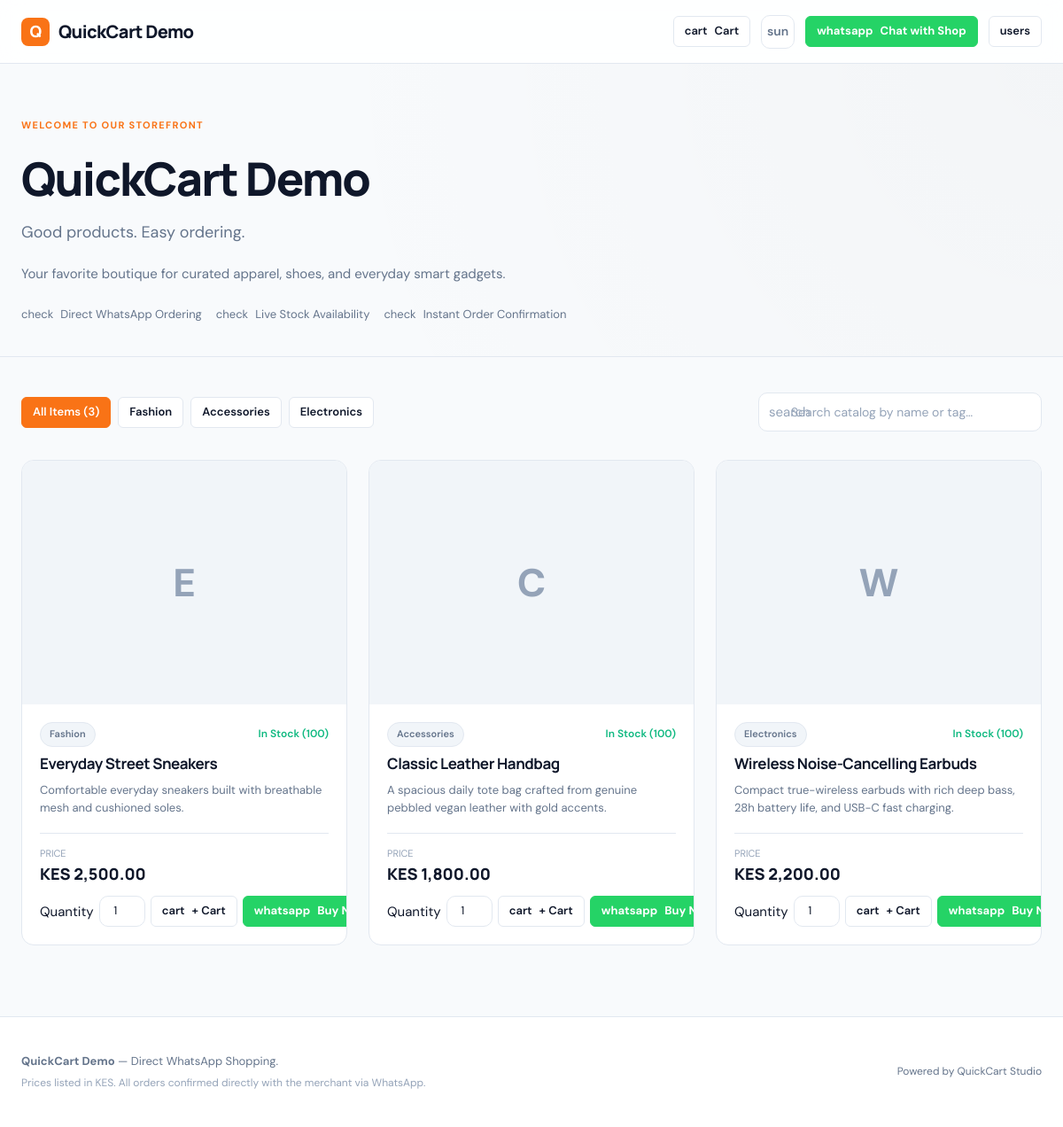
Page /storefront.php on the committed database.
### tables this page shows
CREATE TABLE IF NOT EXISTS shops (
  id INT UNSIGNED AUTO_INCREMENT PRIMARY KEY,
  name VARCHAR(120) NOT NULL,
  slug VARCHAR(120) NOT NULL UNIQUE,
  tagline VARCHAR(255) DEFAULT NULL,
  description TEXT DEFAULT NULL,
  logo_path VARCHAR(255) DEFAULT NULL,
  published TINYINT(1) NOT NULL DEFAULT 1,
  whatsapp_number VARCHAR(30) NOT NULL,
  currency VARCHAR(8) NOT NULL DEFAULT 'KES',
  accent_color CHAR(7) NOT NULL DEFAULT '#f97316',
  contact_email VARCHAR(190) DEFAULT NULL,
  contact_phone VARCHAR(40) DEFAULT NULL,
  address TEXT DEFAULT NULL,
  paystack_enabled TINYINT(1) NOT NULL DEFAULT 0,
  paystack_secret_key VARCHAR(255) DEFAULT NULL,
  paystack_public_key VARCHAR(255) DEFAULT NULL,
  google_sheets_webhook_url VARCHAR(255) DEFAULT NULL,
  webhook_secret VARCHAR(64) DEFAULT NULL,
  created_at TIMESTAMP DEFAULT CURRENT_TIMESTAMP
);

CREATE TABLE IF NOT EXISTS categories (
  id INT UNSIGNED AUTO_INCREMENT PRIMARY KEY,
  shop_id INT UNSIGNED NOT NULL,
  name VARCHAR(100) NOT NULL,
  slug VARCHAR(100) NOT NULL,
  description TEXT NULL,
  sort_order INT NOT NULL DEFAULT 0,
  created_at TIMESTAMP DEFAULT CURRENT_TIMESTAMP,
  UNIQUE KEY uq_shop_category_slug (shop_id, slug),
  INDEX idx_category_shop (shop_id),
  CONSTRAINT fk_category_shop FOREIGN KEY (shop_id) REFERENCES shops(id) ON DELETE CASCADE
);

CREATE TABLE IF NOT EXISTS products (
  id INT UNSIGNED AUTO_INCREMENT PRIMARY KEY,
  shop_id INT UNSIGNED NOT NULL,
  category_id INT UNSIGNED NULL,
  name VARCHAR(160) NOT NULL,
  description TEXT,
  price DECIMAL(10,2) NOT NULL DEFAULT 0.00,
  compare_at_price DECIMAL(10,2) NULL,
  category VARCHAR(100) DEFAULT 'General',
  image_path VARCHAR(255) DEFAULT NULL,
  stock INT UNSIGNED NOT NULL DEFAULT 0,
  active TINYINT(1) NOT NULL DEFAULT 1,
  created_at TIMESTAMP DEFAULT CURRENT_TIMESTAMP,
  INDEX idx_products_shop_active (shop_id, active),
  INDEX idx_products_category (category_id),
  CONSTRAINT fk_product_shop FOREIGN KEY (shop_id) REFERENCES shops(id) ON DELETE CASCADE,
  CONSTRAINT fk_product_category FOREIGN KEY (category_id) REFERENCES categories(id) ON DELETE SET NULL
);

### includes/config.php (called while the page is built, shortened)
<?php
function db(): PDO {
    static $pdo = null;
    if ($pdo instanceof PDO) {
        return $pdo;
    }
    $dsn = 'mysql:host=' . DB_HOST . ';port=' . DB_PORT . ';dbname=' . DB_NAME . ';charset=utf8mb4';
    $pdo = new PDO($dsn, DB_USER, DB_PASS, [
        PDO::ATTR_ERRMODE            => PDO::ERRMODE_EXCEPTION,
        PDO::ATTR_DEFAULT_FETCH_MODE => PDO::FETCH_ASSOC,
        PDO::ATTR_EMULATE_PREPARES   => false,
    ]);
    return $pdo;
}
function e(?string $value): string {
    return htmlspecialchars($value ?? '', ENT_QUOTES | ENT_SUBSTITUTE, 'UTF-8');
}
function base_url(string $path = ''): string {
    $protocol = (!empty($_SERVER['HTTPS']) && $_SERVER['HTTPS'] !== 'off' || ($_SERVER['SERVER_PORT'] ?? 80) == 443) ? "https://" : "http://";
    $host = $_SERVER['HTTP_HOST'] ?? 'localhost';
    $script = $_SERVER['SCRIPT_NAME'] ?? '';
    $base = rtrim(str_replace('\\', '/', dirname($script)), '/');
    $base = rtrim($base, '/');
    return $protocol . $host . ($base ? $base : '') . '/' . ltrim($path, '/');
}
function format_currency(float $amount, string $currency = 'KES'): string {
    return $currency . ' ' . number_format($amount, 2);
}
function current_shop(): ?array {
    $slug = trim(preg_replace('/[^a-z0-9-]/', '', strtolower($_GET['shop'] ?? 'demo')));
    $stmt = db()->prepare('SELECT * FROM shops WHERE slug = ? LIMIT 1');
    $stmt->execute([$slug]);
    $row = $stmt->fetch();
    if ($row) {
        $shop = $row;
        return $shop;
    }
    return null;
}
function is_logged_in(): bool {
    return !empty($_SESSION['admin_id']);
}

### storefront.php (the view, shortened to what this page needs)
<?php
require_once __DIR__ . '/includes/config.php';
require_once __DIR__ . '/includes/icons.php';
$shop = current_shop();
$isAdminViewing = is_logged_in() && (is_platform_owner() || admin_shop_id() === (int)$shop['id']);
$catStmt = db()->prepare('SELECT * FROM categories WHERE shop_id = ? ORDER BY sort_order ASC, name ASC');
$catStmt->execute([(int)$shop['id']]);
$categories = $catStmt->fetchAll();
$prodStmt = db()->prepare('SELECT * FROM products WHERE shop_id = ? AND active = 1 AND stock > 0 ORDER BY created_at DESC');
$prodStmt->execute([(int)$shop['id']]);
$products = $prodStmt->fetchAll();
$currency = !empty($shop['currency']) ? $shop['currency'] : 'KES';
$whatsapp = preg_replace('/\D+/', '', (string)$shop['whatsapp_number']);
?>
<!doctype html>
<html lang="en" data-theme="light">
<head>
  <link rel="stylesheet" href="<?= base_url('assets/style.css') ?>">
</head>
<body data-shop-slug="<?= e($shop['slug']) ?>" data-currency="<?= e($currency) ?>">
<header class="site-nav">
  <div class="container nav-inner">
    <a class="brand-logo" href="<?= base_url('index.php?shop=' . urlencode($shop['slug'])) ?>">
      <?php if (!empty($shop['logo_path']) && file_exists(__DIR__ . '/' . $shop['logo_path'])): ?>
        <img src="<?= base_url($shop['logo_path']) ?>" alt="<?= e($shop['name']) ?>" style="height: 38px; border-radius: var(--radius-sm); object-fit: contain;">
      <?php else: ?>
        <div class="brand-mark" style="background: var(--accent);"><?= strtoupper(substr($shop['name'], 0, 1)) ?></div>
      <?php endif; ?>
      <span><?= e($shop['name']) ?></span>
    </a>
    <div class="nav-actions">
      <button class="btn btn-secondary btn-sm" id="cartToggleBtn" type="button" style="position: relative; display: flex; align-items: center; gap: 8px;">
        <?= icon('cart', 'icon-sm') ?>
        <span style="font-weight: 600;">Cart</span>
      </button>
      <button class="btn btn-icon theme-toggle-btn" type="button" aria-label="Toggle Theme">
        <?= icon('sun', 'icon-sm') ?>
      </button>
      <?php if (!empty($whatsapp)): ?>
        <a class="btn btn-whatsapp btn-sm" href="https://wa.me/<?= e($whatsapp) ?>" target="_blank" rel="noopener">
          <?= icon('whatsapp', 'icon-sm') ?>
          <span style="display: inline-block;">Chat with Shop</span>
        </a>
      <?php endif; ?>
      <?php if ($isAdminViewing): ?>
        <a class="btn btn-secondary btn-sm" href="<?= base_url('admin/dashboard.php') ?>">
          <?= icon('settings', 'icon-sm') ?>
          <span>Manage Shop</span>
        </a>
      <?php else: ?>
        <a class="btn btn-secondary btn-sm" href="<?= base_url('admin/login.php') ?>" title="Merchant Sign In">
          <?= icon('users', 'icon-sm') ?>
        </a>
      <?php endif; ?>
    </div>
  </div>
</header>
<section style="padding: 56px 0 36px; border-bottom: 1px solid var(--border-light); background: radial-gradient(circle at top right, rgba(0, 0, 0, 0.02), transparent 70%);">
  <div class="container">
    <span class="eyebrow">WELCOME TO OUR STOREFRONT</span>
    <h1 class="heading-lg" style="margin: 10px 0 14px;"><?= e($shop['name']) ?></h1>
    <?php if (!empty($shop['tagline'])): ?>
      <p class="subheading" style="margin-bottom: 20px;"><?= e($shop['tagline']) ?></p>
    <?php endif; ?>
    <?php if (!empty($shop['description'])): ?>
      <p style="max-width: 680px; color: var(--text-muted); line-height: 1.6; margin-bottom: 24px; font-size: 15px;">
        <?= nl2br(e($shop['description'])) ?>
      </p>
    <?php endif; ?>
    <div style="display: flex; flex-wrap: wrap; gap: 16px; align-items: center;">
      <div style="display: flex; align-items: center; gap: 8px; font-size: 13px; color: var(--text-muted);">
        <?= icon('check', 'icon-sm') ?>
        <span>Direct WhatsApp Ordering</span>
      </div>
      <div style="display: flex; align-items: center; gap: 8px; font-size: 13px; color: var(--text-muted);">
        <?= icon('check', 'icon-sm') ?>
        <span>Live Stock Availability</span>
      </div>
      <div style="display: flex; align-items: center; gap: 8px; font-size: 13px; color: var(--text-muted);">
        <?= icon('check', 'icon-sm') ?>
        <span>Instant Order Confirmation</span>
      </div>
    </div>
  </div>
</section>
<main class="container" style="padding-top: 40px; padding-bottom: 80px;">
  <div style="display: flex; flex-wrap: wrap; justify-content: space-between; align-items: center; gap: 16px; margin-bottom: 32px;">
    <div style="display: flex; flex-wrap: wrap; gap: 8px;" id="categoryFilterContainer">
      <button class="btn btn-sm btn-primary category-filter-btn active" data-category-slug="all" type="button">
        All Items (<?= count($products) ?>)
      </button>
      <?php foreach ($categories as $c): ?>
        <button class="btn btn-sm btn-secondary category-filter-btn" data-category-slug="<?= e($c['slug']) ?>" type="button">
          <?= e($c['name']) ?>
        </button>
      <?php endforeach; ?>
    </div>
    <div style="position: relative; width: min(320px, 100%);">
      <input id="productSearch" class="form-control" type="search" placeholder="Search catalog by name or tag…" aria-label="Search products" style="padding-left: 36px;">
      <div style="position: absolute; left: 12px; top: 50%; transform: translateY(-50%); color: var(--text-subtle);">
        <?= icon('search', 'icon-sm') ?>
      </div>
    </div>
  </div>
  <div class="catalog-grid" id="productGrid">
    <?php foreach ($products as $p):
      $categorySlug = 'general';
      foreach ($categories as $cat) {
          $catId = $p['category_id'] ?? null;
          if (($catId !== null && (int)$cat['id'] === (int)$catId) || (!empty($p['category']) && strtolower($cat['name']) === strtolower($p['category']))) {
              $categorySlug = $cat['slug'];
              break;
          }
      }
      $searchText = strtolower($p['name'] . ' ' . $p['category'] . ' ' . $p['description']);
    ?>
      <article class="catalog-card" data-category="<?= e($categorySlug) ?>" data-search="<?= e($searchText) ?>">
        <div class="catalog-image-wrap">
          <?php if (!empty($p['image_path']) && file_exists(__DIR__ . '/' . $p['image_path'])): ?>
            <img src="<?= base_url($p['image_path']) ?>" alt="<?= e($p['name']) ?>" loading="lazy">
          <?php else: ?>
            <div style="font-size: 44px; font-weight: 800; color: var(--text-subtle);"><?= strtoupper(substr($p['name'], 0, 1)) ?></div>
          <?php endif; ?>
        </div>
        <div class="catalog-content">
          <div class="catalog-meta">
            <span class="badge badge-neutral" style="font-size: 11px;"><?= e($p['category'] ?: 'General') ?></span>
            <span style="font-size: 12px; color: var(--color-success); font-weight: 600;">In Stock (<?= (int)$p['stock'] ?>)</span>
          </div>
          <h2 class="catalog-title"><?= e($p['name']) ?></h2>
          <p class="catalog-desc"><?= e($p['description'] ?: 'High quality crafted merchandise ready for immediate dispatch.') ?></p>
          <div class="catalog-bottom" style="flex-wrap: wrap; gap: 10px;">
            <div>
              <div style="font-size: 11px; color: var(--text-subtle); text-transform: uppercase;">Price</div>
              <div class="catalog-price"><?= format_currency((float)$p['price'], $currency) ?></div>
            </div>
            <div style="display: flex; align-items: center; gap: 6px;">
              <label class="sr-only" for="qty-<?= (int)$p['id'] ?>">Quantity</label>
              <input id="qty-<?= (int)$p['id'] ?>" class="form-control" name="quantity" type="number" min="1" max="<?= (int)$p['stock'] ?>" value="1" style="width: 52px; padding: 6px 6px; text-align: center; font-size: 13px;" title="Quantity">
              <button class="btn btn-secondary btn-sm add-to-cart-btn" type="button"
                      data-product-id="<?= (int)$p['id'] ?>"
                      data-product-name="<?= e($p['name']) ?>"
                      data-product-price="<?= (float)$p['price'] ?>"
                      data-product-stock="<?= (int)$p['stock'] ?>"
                      data-qty-input="qty-<?= (int)$p['id'] ?>"
                      title="Add to shopping cart">
                <?= icon('cart', 'icon-sm') ?>
                <span>+ Cart</span>
              </button>
              <button class="btn btn-whatsapp btn-sm order-single-btn" type="button"
                      data-product-id="<?= (int)$p['id'] ?>"
                      data-product-name="<?= e($p['name']) ?>"
                      data-product-price="<?= (float)$p['price'] ?>"
                      data-product-stock="<?= (int)$p['stock'] ?>"
                      data-qty-input="qty-<?= (int)$p['id'] ?>"
                      title="Order this single item via WhatsApp">
                <?= icon('whatsapp', 'icon-sm') ?>
                <span>Buy Now</span>
              </button>
            </div>
          </div>
        </div>
      </article>
    <?php endforeach; ?>
  </div>
</main>
<footer style="background-color: var(--bg-surface); border-top: 1px solid var(--border-light); padding: 40px 0; font-size: 13px; color: var(--text-muted);">
  <div class="container" style="display: flex; flex-wrap: wrap; justify-content: space-between; align-items: center; gap: 20px;">
    <div>
      <strong><?= e($shop['name']) ?></strong> — Direct WhatsApp Shopping.
      <div style="font-size: 12px; color: var(--text-subtle); margin-top: 4px;">
        Prices listed in <?= e($currency) ?>. All orders confirmed directly with the merchant via WhatsApp.
      </div>
    </div>
    <div style="display: flex; align-items: center; gap: 16px;">
      <a href="<?= base_url('home.php') ?>" style="color: var(--text-muted); font-size: 12px;">Powered by QuickCart Studio</a>
    </div>
  </div>
</footer>
</body>
</html>

### includes/icons.php (shortened to what this page needs)
<?php
function icon(string $name, string $class = 'icon'): string {
    return $icons[$name] ?? '<span class="icon-fallback">' . e($name) . '</span>';
}

### rows in the picture
shops: name "Q", name "QuickCart Demo", tagline "Good products. Easy ordering.", description "Your favorite boutique for curated apparel, shoes, and everyday smart gadgets.", currency "KES"
categories: name "Fashion"
categories: name "Accessories"
categories: name "Electronics"
products: name "E", category "Fashion", stock "100", name "Everyday Street Sneakers", description "Comfortable everyday sneakers built with breathable mesh and cushioned soles.", price.currency "KES 2,500.00", quantity "1", name "cart whatsapp"
products: name "C", category "Accessories", stock "100", name "Classic Leather Handbag", description "A spacious daily tote bag crafted from genuine pebbled vegan leather with gold accents.", price.currency "KES 1,800.00", name "cart whatsapp"
products: name "W", category "Electronics", stock "100", name "Wireless Noise-Cancelling Earbuds", description "Compact true-wireless earbuds with rich deep bass, 28h battery life, and USB-C fast charging.", price.currency "KES 2,200.00", name "cart whatsapp"

### other values in the picture
$icons[$name] "cart sun whatsapp users check check check search"
count($products) "3"
